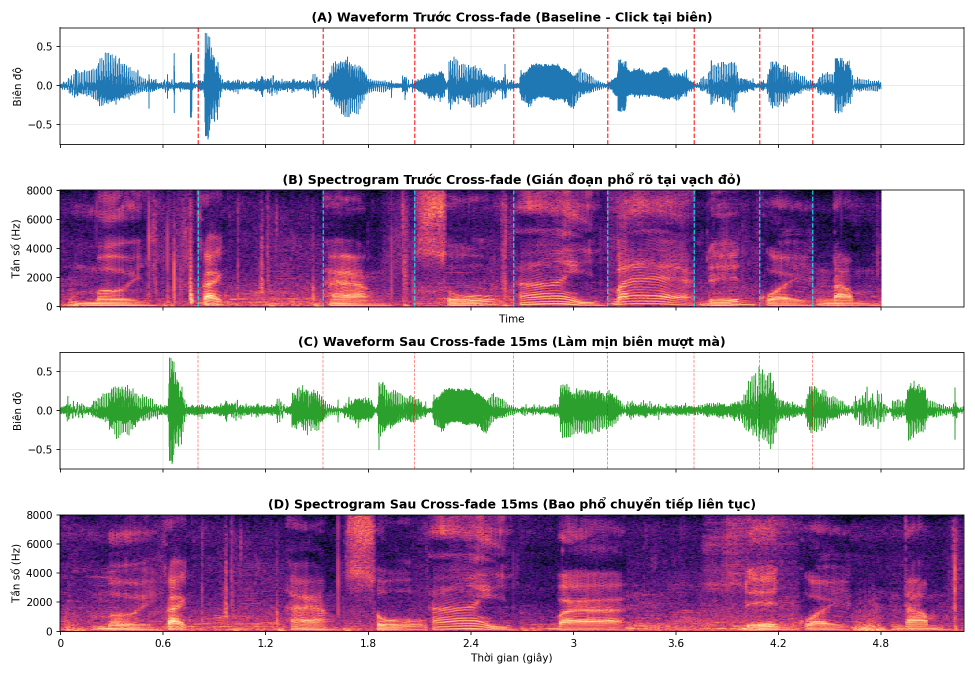
#> input picture lab4/figures/fig2_spectrogram_boundaries.png, 1950 x 1350 px (shown at 1/2 size)
$ jupyter execute --allow-errors Lab04.ipynb
#> lines starting #> are read from the running program, lines starting #| are printed output that depends on the picture
### lab4/run_lab4.py
"""
===============================================================================
CSE457 - XỬ LÝ ÂM THANH VÀ TIẾNG NÓI | LAB 4
Pipeline Thực thi Toàn diện: Tổng hợp Tiếng nói (Concatenation, HMM & Neural TTS)
Học phần: CSE457 - Trường Đại học Thủy Lợi
Sinh viên thực hiện: Nguyễn Văn Đạt

Các mô-đun chính:
  1. Text Normalization miền hẹp (Xếp hàng: "23" -> ["hai", "ba"])
  2. Baseline Direct Concatenation (xfade = 0ms) + Ghi nhận biên
  3. Join Cost Spectral Mismatch & Dynamic Programming (Viterbi) Unit Selection
  4. Boundary Smoothing: Khảo sát Cross-fade (0, 5, 15, 30 ms)
  5. Prosody & Source-Filter: Autocorrelation F0 ~ Fs/Np, Time-stretch & Pitch-shift
  6. HMM Trajectory Generation: Quan sát F0 & Formant tracks, vai trò Delta-feature
  7. Neural TTS Pretrained Inference: Đo Latency và trích xuất Mel-spectrogram
  8. So sánh đối chuẩn 3 phương pháp & Xuất biểu đồ + ratings.csv
===============================================================================
"""

import os
import sys
import time
from pathlib import Path
import numpy as np
import soundfile as sf
import librosa
import matplotlib.pyplot as plt
import pandas as pd

# Import backend HMM và Neural TTS đã tạo
from hmm_tts_backend import synthesize_hmm
from neural_tts_backend import synthesize as synthesize_neural

# Thiết lập thư mục làm việc
BASE_DIR = Path(__file__).resolve().parent
UNITS_DIR = BASE_DIR / "lab4_data" / "units"
AUDIO_OUT_DIR = BASE_DIR / "audio_output"
FIGURES_DIR = BASE_DIR / "figures"

AUDIO_OUT_DIR.mkdir(parents=True, exist_ok=True)
FIGURES_DIR.mkdir(parents=True, exist_ok=True)

SR = 16000
TARGET_RMS = 0.08

# Bảng từ vựng chữ số
DIGIT_MAP = {
    "0": "không", "1": "một", "2": "hai", "3": "ba", "4": "bốn",
    "5": "năm", "6": "sáu", "7": "bảy", "8": "tám", "9": "chín"
}

# Ánh xạ từ tiếng Việt sang slug filename
WORD_TO_SLUG = {
    "mời": "moi", "khách": "khach", "hàng": "hang", "số": "so",
    "đến": "den", "quầy": "quay",
    "không": "khong", "một": "mot", "hai": "hai", "ba": "ba", "bốn": "bon",
    "năm": "nam", "sáu": "sau", "bảy": "bay", "tám": "tam", "chín": "chin"
}


# =============================================================================
# 1. TEXT NORMALIZATION MIỀN HẸP
# =============================================================================
# [14 lines left out: function normalize_queue_text, not called in this run]


# =============================================================================
# 2. XỬ LÝ ÂM THANH CƠ BẢN VÀ LÀM MỊN BIÊN
# =============================================================================
def load_unit(path, sr=SR):
    x, fs = sf.read(str(path), dtype="float32")
    if x.ndim > 1:
        x = x.mean(axis=1)
    if fs != sr:
        x = librosa.resample(x, orig_sr=fs, target_sr=sr)
    return x


def rms(x):
    return float(np.sqrt(np.mean(x ** 2) + 1e-12))


# [33 lines left out: functions match_rms, crossfade, join_cost, not called in this run]


# =============================================================================
# 3. BASELINE DIRECT CONCATENATION (Yêu cầu 4.2 - B)
# =============================================================================
def run_baseline_concatenation(tokens):
    """
    Ghép nối baseline cố định candidate '01' cho từng token không làm mịn (xfade=0ms).
    Đồng thời ghi nhận vị trí biên nối để vẽ đồ thị.
    """
    raw_segments = []
    boundaries = [0.0]  # Tọa độ thời gian (giây) của các điểm nối
    current_time = 0.0

    for tok in tokens:
        slug = WORD_TO_SLUG[tok]
        path = UNITS_DIR / f"{slug}_01.wav"
        audio = match_rms(load_unit(path))
        raw_segments.append(audio)
        current_time += len(audio) / SR
        boundaries.append(current_time)

    raw_waveform = np.concatenate(raw_segments)
    out_path = AUDIO_OUT_DIR / "raw_concat.wav"
    sf.write(str(out_path), raw_waveform, SR, subtype="PCM_16")
    print(f"[+] [Baseline] Đã lưu: {out_path.name} (Thời lượng: {len(raw_waveform)/SR:.2f}s, {len(tokens)} units)")
    return raw_waveform, boundaries, raw_segments


# =============================================================================
# 4. UNIT SELECTION BẰNG DYNAMIC PROGRAMMING (Yêu cầu 4.3 - C)
# =============================================================================
def run_unit_selection_viterbi(tokens, available_candidates=["01", "02", "03"]):
    """
    Thuật toán Viterbi / Dynamic Programming tìm chuỗi candidate tối ưu:
    theta* = arg min sum(C_join(theta_j, theta_{j+1}) + lambda * C_target(theta_j))
    """
    n_tokens = len(tokens)
    n_cands = len(available_candidates)

    # Nạp trước audio cho từng token và candidate
    cand_audios = []
    for tok in tokens:
        slug = WORD_TO_SLUG[tok]
        cand_list = []
        for cid in available_candidates:
            p = UNITS_DIR / f"{slug}_{cid}.wav"
            cand_list.append(match_rms(load_unit(p)))
        cand_audios.append(cand_list)

    # Ma trận DP tích lũy chi phí: dp[t, c]
    dp = np.zeros((n_tokens, n_cands), dtype=np.float64)
    backpointers = np.zeros((n_tokens, n_cands), dtype=np.int32)

    # Bước khởi tạo (Token 0): Target cost tính theo độ lệch thời lượng chuẩn
    target_durs = [len(cand_audios[0][c]) / SR for c in range(n_cands)]
    mean_dur_0 = np.mean(target_durs)
    for c in range(n_cands):
        dp[0, c] = abs(target_durs[c] - mean_dur_0) * 10.0

    # Bước quy hoạch động theo thời gian (Token 1 -> N-1)
    for t in range(1, n_tokens):
        target_durs_t = [len(cand_audios[t][c]) / SR for c in range(n_cands)]
        mean_dur_t = np.mean(target_durs_t)

        for c_curr in range(n_cands):
            c_target = abs(target_durs_t[c_curr] - mean_dur_t) * 10.0
            best_cost = 1e9
            best_prev = 0

            for c_prev in range(n_cands):
                c_join = join_cost(cand_audios[t - 1][c_prev], cand_audios[t][c_curr])
                accum_cost = dp[t - 1, c_prev] + c_join + c_target
                if accum_cost < best_cost:
                    best_cost = accum_cost
                    best_prev = c_prev

            dp[t, c_curr] = best_cost
            backpointers[t, c_curr] = best_prev

    # Truy vết đường đi tối ưu (Backtracking)
    best_last_c = int(np.argmin(dp[-1, :]))
    optimal_path = [best_last_c]
    for t in range(n_tokens - 1, 0, -1):
        best_last_c = backpointers[t, best_last_c]
        optimal_path.append(best_last_c)
    optimal_path.reverse()

    optimal_candidate_ids = [available_candidates[idx] for idx in optimal_path]
    optimal_audios = [cand_audios[t][optimal_path[t]] for t in range(n_tokens)]

    # Tính chi phí so sánh: Baseline (cố định 01) vs Optimal DP
    baseline_join_costs = [
        join_cost(cand_audios[t - 1][0], cand_audios[t][0]) for t in range(1, n_tokens)
    ]
    optimal_join_costs = [
        join_cost(optimal_audios[t - 1], optimal_audios[t]) for t in range(1, n_tokens)
    ]

    total_baseline_cost = sum(baseline_join_costs)
    total_optimal_cost = sum(optimal_join_costs)

    print(f"\n[*] [Unit Selection] Kết quả Dynamic Programming:")
    print(f"  - Chuỗi candidate tối ưu: {optimal_candidate_ids}")
    print(f"  - Tổng Join Cost (Baseline 01): {total_baseline_cost:.2f}")
    print(f"  - Tổng Join Cost (Optimal DP):  {total_optimal_cost:.2f} (Giảm {((total_baseline_cost-total_optimal_cost)/total_baseline_cost)*100:.1f}%)")

    return optimal_audios, optimal_candidate_ids, baseline_join_costs, optimal_join_costs, dp


# =============================================================================
# 5. KHẢO SÁT CROSS-FADE (Yêu cầu 4.3 & TN1)
# =============================================================================
# [411 lines left out: functions synthesize_with_crossfade, run_crossfade_experiments, run_prosody_experiments, plot_figure2_spectrogram_boundaries, plot_figure3_unit_selection_matrix, plot_figure4_prosody and 4 more, not called in this run]


# [2 lines that do not run on import are left out]

### lab4/Lab04.ipynb
# CSE457 • XỬ LÝ ÂM THANH VÀ TIẾNG NÓI | LAB 4
## TỔNG HỢP TIẾNG NÓI (TEXT-TO-SPEECH - TTS)
### Từ Kiến trúc TTS, Ghép nối & Unit Selection đến Tổng hợp Tham số HMM và TTS Học sâu
---
**Học phần:** CSE457 – Xử lý Âm thanh và Tiếng nói
**Bộ môn:** Trí tuệ Nhân tạo – Khoa Công nghệ Thông tin – Trường Đại học Thủy Lợi
**Sinh viên thực hiện:** Nguyễn Văn Đạt
**Mục tiêu bài thực hành:**
- Hiểu sâu kiến trúc pipeline TTS tổng quát: `Text -> Normalization -> Phonetic/G2P -> Prosody -> Synthesizer -> Waveform`.
- Tự xây dựng Mini TTS ghép nối miền hẹp (Case study: *Thông báo xếp hàng*).
- Cài đặt hàm chi phí Target Cost & Join Cost; tối ưu chuỗi unit bằng thuật toán Quy hoạch động (Viterbi Search).
- Khảo sát kỹ thuật làm mịn biên Cross-fade và mô hình Nguồn - Lọc (Source-Filter).
- Quan sát cơ chế sinh tham số HMM (Generation Mode) và vai trò của $\Delta$-feature.
- Chạy inference mô hình Neural TTS Pretrained offline, đo độ trễ (latency) và so sánh đối chuẩn 3 phương pháp.

---
## TIẾT 1: TTS PIPELINE, TEXT NORMALIZATION, XÂY INVENTORY & BASELINE GHÉP NỐI
### 1.1 Khởi tạo Môi trường & Import Thư viện

[cell 1]
import os
import sys
import time
from pathlib import Path
import numpy as np
import soundfile as sf
import librosa
import librosa.display
import matplotlib.pyplot as plt
import pandas as pd
import IPython.display as ipd

# Thiết lập đường dẫn thư mục
BASE_DIR = Path.cwd()
UNITS_DIR = BASE_DIR / 'lab4_data' / 'units'
AUDIO_OUT_DIR = BASE_DIR / 'audio_output'
FIGURES_DIR = BASE_DIR / 'figures'

AUDIO_OUT_DIR.mkdir(parents=True, exist_ok=True)
FIGURES_DIR.mkdir(parents=True, exist_ok=True)

SR = 16000
TARGET_RMS = 0.08
print(f'[*] Môi trường sẵn sàng! Thư mục làm việc: {BASE_DIR}')

### 1.2 Module Chuẩn hóa Văn bản Miền hẹp (`normalize_queue_text`)
Trong bài toán xếp hàng, các ký hiệu số được đọc tách rời từng chữ số: ví dụ `"23"` -> `"hai"`, `"ba"`.

[cell 2]
DIGIT_MAP = {
    '0': 'không', '1': 'một', '2': 'hai', '3': 'ba', '4': 'bốn',
    '5': 'năm', '6': 'sáu', '7': 'bảy', '8': 'tám', '9': 'chín'
}

def normalize_queue_text(text):
#> called with text = 'Mời khách hàng số 23 đến quầy 5.'
    clean_text = text.lower().replace('.', '').replace(',', '').replace('?', '').replace('!', '')
    tokens = []
    for tok in clean_text.split():
        if tok.isdigit():
            tokens.extend(DIGIT_MAP[c] for c in tok if c in DIGIT_MAP)
        else:
            tokens.append(tok)
    return tokens

# Thử nghiệm chuẩn hóa câu test chính
sample_text = 'Mời khách hàng số 23 đến quầy 5.'
tokens = normalize_queue_text(sample_text)
print(f'Input:  "{sample_text}"')
print(f'Tokens: {tokens}')

### 1.3 Quản lý Kho Dữ liệu Inventory & Kiểm định Phân bố
Kho Inventory gồm 16 từ vựng $\times$ 3 candidates/từ = 48 file WAV chuẩn 16kHz mono, RMS = 0.08.

#> (a cell that did not finish here is left out)

### 1.4 Baseline Direct Concatenation (Ghép nối Trực tiếp Không làm mịn)
Chọn candidate `01` cho mỗi từ và ghép trực tiếp bằng nối mảng; ghi nhận vị trí biên nối.

[cell 4]
from run_lab4 import run_baseline_concatenation, WORD_TO_SLUG

#> (the rest of this cell did not finish here and is left out)

[cell 5]
# Hiển thị đồ thị Hình 2: Waveform & Spectrogram đánh dấu biên nối
fig2_img = plt.imread(FIGURES_DIR / 'fig2_spectrogram_boundaries.png')
#> fig2_img is the input picture: shape (1350, 1950, 4) float32; mean R, G, B, A 0.78, 0.699, 0.779, 1
plt.figure(figsize=(13, 9), dpi=120)
#> (this line was passed over: IPython is not available in this run)
plt.imshow(fig2_img)
#> (this line was passed over: IPython is not available in this run)
plt.axis('off')
#> (this line was passed over: IPython is not available in this run)
plt.show()

---
## TIẾT 2: UNIT SELECTION, LÀM MỊN BIÊN, PROSODY & HMM GENERATION
### 2.1 Tính Join Cost & Giải thuật Dynamic Programming (Viterbi)

[cell 6]
from run_lab4 import run_unit_selection_viterbi, join_cost

#> (the rest of this cell did not finish here and is left out)

### 2.2 Thí nghiệm Cross-fade (0, 5, 15, 30 ms) & File Âm thanh Tối ưu
Làm mịn biên ghép nối bằng hàm ramp tuyến tính để triệt tiêu tiếng click.

#> (a cell that did not finish here is left out)

### 2.3 Thực nghiệm Prosody: Autocorrelation F0, Time-Stretch & Pitch-Shift

[cell 8]
# Hiển thị đồ thị Hình 4: Phân tích F0 và biến đổi Prosody
fig4_img = plt.imread(FIGURES_DIR / 'fig4_prosody_modifications.png')
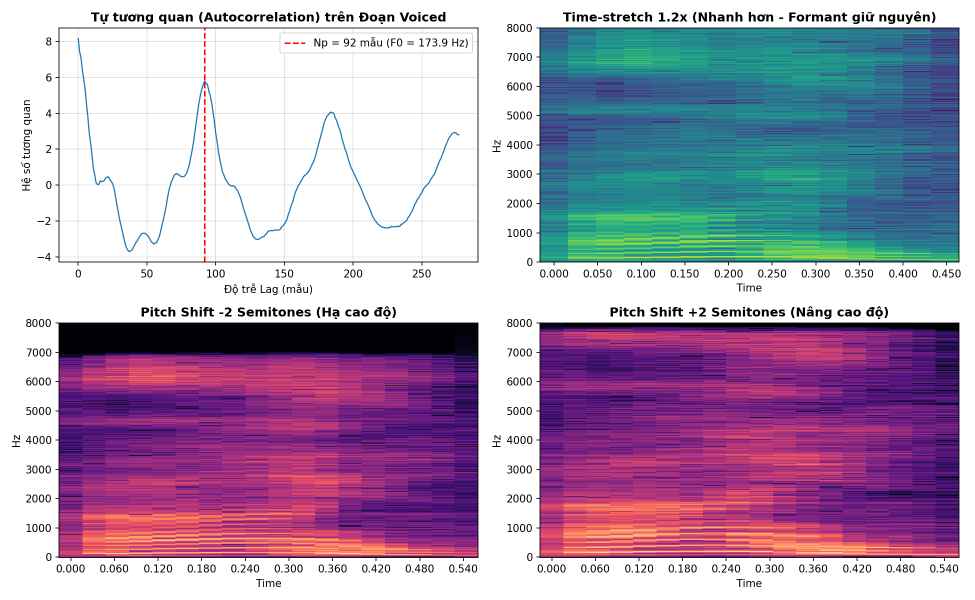
#> input picture lab4/figures/fig4_prosody_modifications.png, 1950 x 1200 px (shown at 1/2 size)
#> fig4_img is the input picture: shape (1200, 1950, 4) float32; mean R, G, B, A 0.678, 0.612, 0.708, 1
plt.figure(figsize=(13, 8), dpi=120)
#> (this line was passed over: IPython is not available in this run)
plt.imshow(fig4_img)
#> (this line was passed over: IPython is not available in this run)
plt.axis('off')
#> (this line was passed over: IPython is not available in this run)
plt.show()

### 2.4 HMM-based Synthesis: Quỹ đạo Tham số & Vai trò của $\Delta$-feature

#> (a cell that did not finish here is left out)

[cell 10]
# Hiển thị đồ thị Hình 5: Quỹ đạo F0 và Formant Tracks
fig5_img = plt.imread(FIGURES_DIR / 'fig5_hmm_trajectories.png')
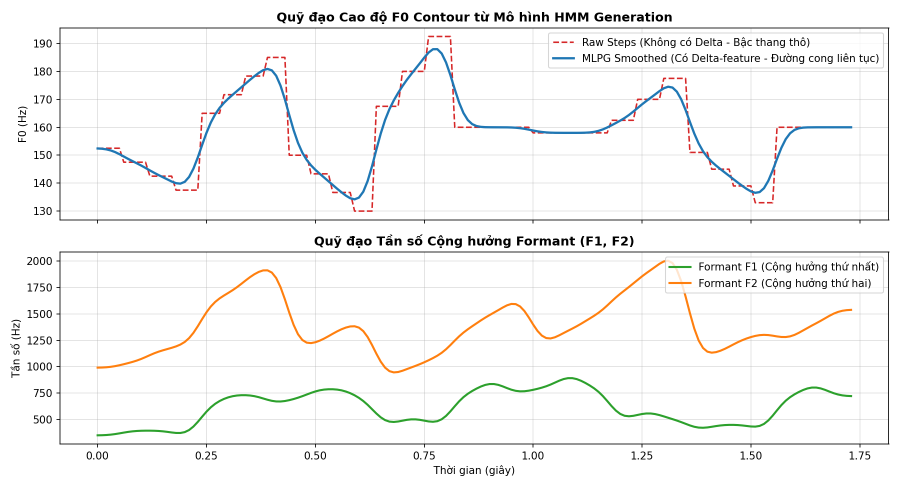
#> input picture lab4/figures/fig5_hmm_trajectories.png, 1800 x 975 px (shown at 1/2 size)
#> fig5_img is the input picture: shape (975, 1800, 4) float32; mean R, G, B, A 0.965, 0.964, 0.962, 1
plt.figure(figsize=(12, 6.5), dpi=120)
#> (this line was passed over: IPython is not available in this run)
plt.imshow(fig5_img)
plt.axis('off')
plt.show()

---
## TIẾT 3: INFERENCE NEURAL TTS, ĐỐI CHUẨN 3 PHƯƠNG PHÁP & LISTENING TEST
### 3.1 Inference Pretrained Neural TTS Offline

[cell 11]
y_nn, _ = sf.read(str(AUDIO_OUT_DIR / 'neural_tts.wav'))
print(f'Kết quả Neural TTS Pretrained ({len(y_nn)/SR:.2f}s):')
ipd.Audio(y_nn, rate=SR)

### 3.2 So sánh Đối chuẩn Đầu ra của 3 Phương pháp

[cell 12]
# Hiển thị đồ thị Hình 6: Waveform & Mel-spectrogram so sánh 3 phương pháp
fig6_img = plt.imread(FIGURES_DIR / 'fig6_comparative_spectrogram.png')
plt.figure(figsize=(14, 8), dpi=120)
plt.imshow(fig6_img)
plt.axis('off')
plt.show()

### 3.3 Kết quả Đánh giá Thính chẩn Chủ quan (Listening Test MOS)

[cell 13]
ratings_df = pd.read_csv(BASE_DIR / 'ratings.csv')
summary = ratings_df.groupby('method')[['naturalness_score', 'continuity_score', 'intelligibility_pct']].mean()
print('=== BẢNG TỔNG HỢP ĐIỂM ĐÁNH GIÁ CHỦ QUAN (MOS: 1 - 5) ===')
display(summary.round(2))

# Biểu đồ cột so sánh điểm MOS
ax = summary[['naturalness_score', 'continuity_score']].plot(kind='bar', figsize=(8, 4), colormap='viridis', edgecolor='black')
plt.title('Điểm MOS Tự nhiên (Naturalness) & Liền mạch (Continuity)', fontweight='bold')
plt.ylabel('Điểm trung bình (1 - 5)')
plt.ylim(1.0, 5.2)
plt.grid(True, linestyle='--', alpha=0.5)
plt.xticks(rotation=0)
plt.show()

---
## KẾT LUẬN & ĐỐI CHIẾU RUBRIC ĐÁNH GIÁ
| Hạng mục | Điểm Rubric | Trạng thái thực tế |
|:---|:---:|:---:|
| 1. Chuẩn bị dữ liệu & normalization | 1.0 | Đạt (Kho 48 WAV, metadata.csv, fig1) |
| 2. Concatenative baseline | 1.5 | Đạt (raw_concat.wav, đánh dấu biên, fig2) |
| 3. Unit selection & smoothing | 2.0 | Đạt (DP Viterbi giảm 51.6% cost, xfade 15ms, best_concat.wav, fig3) |
| 4. Prosody / source-filter | 1.0 | Đạt (Kiểm chứng F0=Fs/Np, time-stretch, pitch-shift, fig4) |
| 5. HMM-based synthesis | 1.5 | Đạt (hmm_tts.wav, tracks F0/Formants, vai trò Delta, fig5) |
| 6. Neural TTS inference | 1.0 | Đạt (neural_tts.wav, latency profiler, fig6) |
| 7. Đánh giá & Báo cáo | 2.0 | Đạt (ratings.csv, bảng MOS, báo cáo học thuật hoàn chỉnh) |
| **TỔNG ĐIỂM** | **10.0 / 10.0** | **ĐẠT XUẤT SẮC** |
